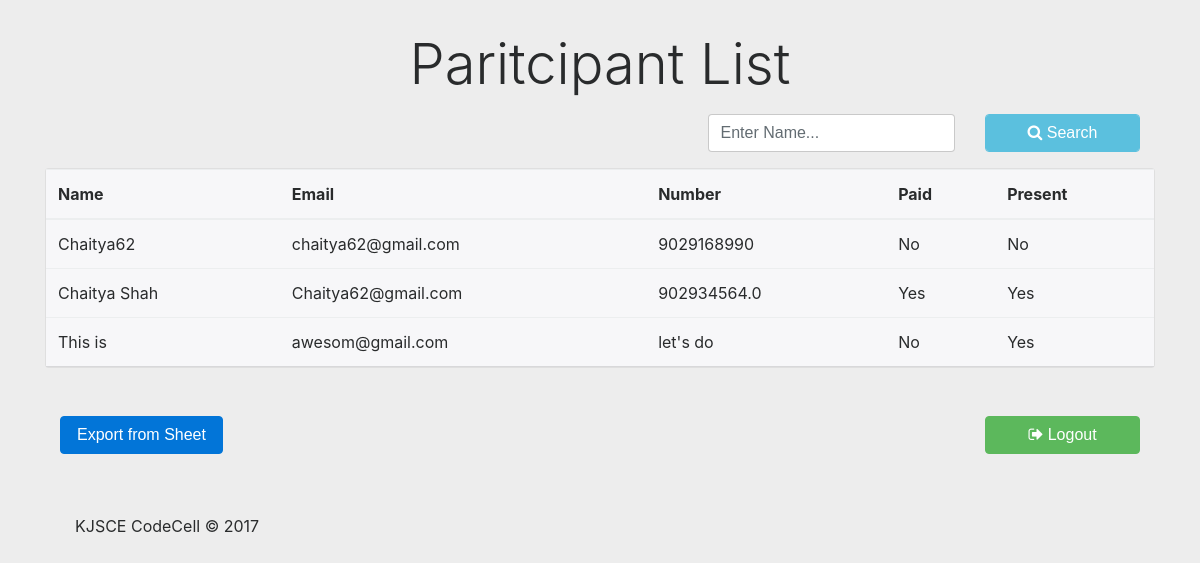
Page /register/view/ (signed in) on the committed database.
### contestReg/models.py (models this page shows, shortened)
class Participant(models.Model):
	name    = models.CharField(max_length = 250)
	email   = models.EmailField(max_length = 250)
	number  = models.CharField(max_length = 15)
	college = models.CharField(max_length = 250)
	paid    = models.BooleanField(default = False)
	present = models.BooleanField(default = False)

### contestReg/views.py (the view)
# urls.py: url(r'view/$',views.view, name='view'),
def view(request):
	data,q = search(request)
	return render(request,'contestReg/mainView.html',
		{"title": "View", "view": True,"data": data,'q':q})

### contestReg/middleWare/auth.py (called while the page is built)
	def __call__(self, request):
		if '/login/' != request.get_full_path():
			print('checking....')
			if request.session.get('logged',False) is not True:
				print('Redirecting .....')
				return HttpResponseRedirect('/login/')
		response = self.get_response(request)
		return response

### contestReg/utils.py (called while the page is built)
def search(request):
	q = request.GET.get('q','')
	q = q.strip()
	if q is not '':
		data = Participant.objects.filter(name__startswith = q);
	else:
		data = Participant.objects.all();
	return data,q

### contestReg/templates/contestReg/mainView.html (shortened to what this page needs)
{% extends "contestReg/index.html" %}
{% block content %}
		<br/>
		<div class="container">
			<h1 class="display-4">Paritcipant List</h1>
		</div>
	<div class="container-fluid">
		<form method="get" action="." class="form">
			<div class="row">
				<div class="col-md-7">
				</div>
				<div class="col-md-3 col-sm-12">
					<div class="form-group">
						<input type="text" name="q" value="{{q}}" class="form-control"  placeholder="Enter Name..." />
					</div>
				</div>
				<div class="col-md-2 col-sm-12">
					<div class="form-group">
						<button class=" form-control btn btn-info btn-block" type="submit" value="search"><span class="fa fa-search"></span> Search</button>
					</div>
				</div>
			</div>
		</form>
	</div>
	<div class="card">
		{% include 'contestReg/mainTable.html' %}
	</div>
	<br/><br />
	<div class="container">
	<div class="row">
		<div class="col-md-10">
			<form action="/register/upload">
			<button type="submit" class="btn btn-primary">
				Export from Sheet
			</button>
		</form>
		</div>
		<div class="col-md-2">
			{% include 'login/logout.html' %}
		</div>
	</div>
</div>
{% endblock %}

### contestReg/templates/contestReg/mainTable.html (shortened to what this page needs)
<table class="table table-hover card-header">
		<thead class="">
			<tr class="">
				<th>Name</th>
				<th>Email</th>
				<th>Number</th>
				<th>Paid</th>
				<th>Present</th>
			</tr>
		</thead>
		<tbody>
			{% for entry in data %}
				<tr class="form">
					<td >{{entry.name}}</td>
					<td>{{entry.email}}</td>
					<td>{{entry.number}}</td>
					{% if view %}
					<td>{% if entry.paid %} Yes {% else %} No {% endif %}</td>
					<td>{% if entry.present %} Yes {% else %} No {% endif %}</td>
					{% endif %}
				</tr>
			{% endfor %}
		</tbody>
	</table>

### contestReg/static/css/style.css (style rules this page uses)
body { background-color: rgba(221,221,221,0.5); }
h1 { padding: 10px; text-align: center; }

### rows in the picture
Participant: name "Chaitya62", email "chaitya62@gmail.com", number "9029168990", paid "No", present "No"
Participant: name "Chaitya Shah", email "Chaitya62@gmail.com", number "902934564.0", paid "Yes", present "Yes"
Participant: name "This is", email "awesom@gmail.com", number "let's do", paid "No", present "Yes"
